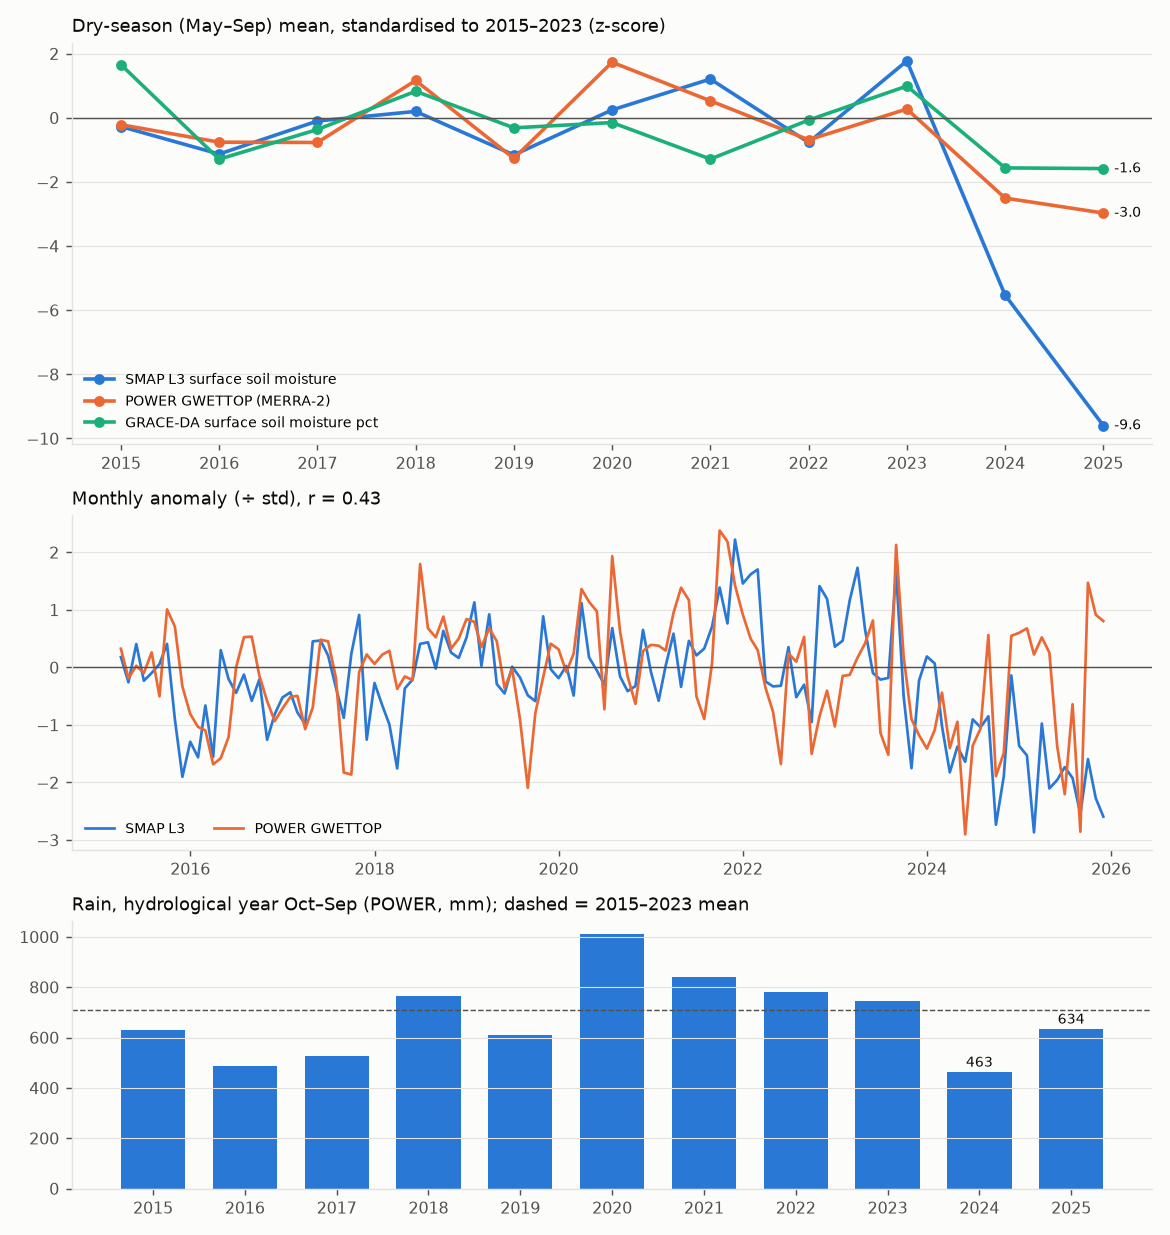

Reproduce this figure in Python.
"""Is the very low 2025 SMAP dry-season soil moisture real? Cross-check against independent NASA data.

    ..\\..\\.venv\\Scripts\\python.exe smap_check.py      (run from this folder, or from agrisim/ with the path)

Needs data/processed/ files; the SMAP flag check also needs the raw AppEEARS SPL3 files
(`data_prep/appeears.py download agrisim_spl3`), and is skipped without them.
Outputs here: yearly_dryseason.csv, monthly_2024_2025.csv, flags_by_year.csv, smap_check.png
"""
import sys
from pathlib import Path

import matplotlib.pyplot as plt
import numpy as np
import pandas as pd
import xarray as xr

HERE = Path(__file__).resolve().parent
sys.path.insert(0, str(HERE.parents[1] / "data_prep"))
from config import PROC, RAW, STUDY_AREA  # noqa: E402

DRY = [5, 6, 7, 8, 9]          # May-Sep
BASE = range(2015, 2024)       # baseline years for anomalies (SMAP record starts 2015-03-31)
YEARS = range(2015, 2026)

# ------------------------------------------------------------------ load
smap = pd.read_parquet(PROC / "smap_l3_daily_area.parquet").set_index("date")
cube = xr.open_dataset(PROC / "smap_l3_daily_9km.nc")
power = pd.read_parquet(PROC / "power_daily_1981_2026.parquet")
imerg = pd.read_parquet(PROC / "imerg_daily_area_mean.parquet")["precip_mm"]
gda = pd.read_parquet(PROC / "grace_da_weekly_2003_2026.parquet")
gda = gda[(gda.lat == 38.875) & (gda.lon == 23.375)].set_index("date")  # the 0.25 deg cell holding the study area
et = pd.read_parquet(PROC / "modis_et_8day_area.parquet").set_index("date")
lst = pd.read_parquet(PROC / "modis_lst_8day_area.parquet").set_index("date")
vi = pd.read_parquet(PROC / "modis_vi_16day_area.parquet").set_index("date")


def dry(s):
    s = s[s.index.month.isin(DRY)]
    return s.groupby(s.index.year)


# ------------------------------------------------------------------ yearly dry-season table
smap_days = smap.sm.dropna().index
pw_on_smap = power.loc[power.index.isin(smap_days)]  # same days as SMAP: removes sampling differences
hy = power.PRECTOTCORR.groupby(np.where(power.index.month >= 10, power.index.year + 1, power.index.year)).sum()
hy_im = imerg.groupby(np.where(imerg.index.month >= 10, imerg.index.year + 1, imerg.index.year)).agg(["sum", "count"])
low = (cube.sm_am.where(cube.in_area == 1) <= 0.03)
cells = cube[["sm_am", "sm_pm"]].where(cube.in_area == 1).to_dataframe().dropna(how="all").reset_index()
cells = cells[cells.time.dt.month.isin(DRY)]
cell_mean = cells.groupby([cells.time.dt.year, "lat", "lon"]).sm_am.mean().unstack(["lat", "lon"])

t = pd.DataFrame({
    "smap_sm": dry(smap.sm).mean(),
    "smap_am": dry(smap.sm_am).mean(),
    "smap_pm": dry(smap.sm_pm).mean(),
    "smap_days": dry(smap.sm).count(),
    "smap_cell_min": cell_mean.min(axis=1),
    "smap_cell_max": cell_mean.max(axis=1),
    "smap_share_le_0.03": (low.where(cube.sm_am.notnull()).to_dataframe(name="v").dropna()
                           .pipe(lambda d: d[d.index.get_level_values("time").month.isin(DRY)])
                           .groupby(lambda i: i[0].year).v.mean()),
    "power_gwettop": dry(power.GWETTOP).mean(),
    "power_gwettop_smapdays": dry(pw_on_smap.GWETTOP).mean(),
    "power_gwetroot": dry(power.GWETROOT).mean(),
    "gracda_sfsm_pct": dry(gda.sfsm_pct).mean(),
    "gracda_rtzsm_pct": dry(gda.rtzsm_pct).mean(),
    "rain_power_octsep_mm": hy,
    "rain_imerg_octsep_mm": hy_im["sum"].where(hy_im["count"] >= 360),
    "rain_power_mjjas_mm": dry(power.PRECTOTCORR).sum(),
    "modis_et_mjjas_mm": dry(et.et_mean).sum(),
    "modis_lst_day_mjjas_c": dry(lst.lst_day_mean).mean(),
    "modis_ndvi_mjjas": dry(vi.ndvi_mean).mean(),
}).loc[list(YEARS)]
t.index.name = "year"
t.round(3).to_csv(HERE / "yearly_dryseason.csv")

z_cols = ["smap_sm", "power_gwettop", "power_gwetroot", "gracda_sfsm_pct", "gracda_rtzsm_pct",
          "rain_power_octsep_mm", "modis_et_mjjas_mm"]
z = (t[z_cols] - t.loc[list(BASE), z_cols].mean()) / t.loc[list(BASE), z_cols].std()
rank = t[z_cols].rank()  # 1 = driest / lowest of 2015-2025

# ------------------------------------------------------------------ monthly anomalies: does SMAP track POWER?
def month_anom(s):
    m = s.resample("MS").mean()
    clim = m[m.index.year.isin(BASE)].groupby(m[m.index.year.isin(BASE)].index.month).mean()
    return m - clim.reindex(m.index.month).values


ma = pd.DataFrame({"smap": month_anom(smap.sm), "gwettop": month_anom(power.GWETTOP),
                   "sfsm_pct": month_anom(gda.sfsm_pct)}).loc["2015-04":"2025-12"]
r_all = ma.smap.corr(ma.gwettop)
r_base = ma.loc[:"2023-12"].smap.corr(ma.loc[:"2023-12"].gwettop)
r_gda = ma.smap.corr(ma.sfsm_pct)
mon = pd.DataFrame({"smap_sm": smap.sm.resample("MS").mean(), "smap_days": smap.sm.resample("MS").count(),
                    "power_gwettop": power.GWETTOP.resample("MS").mean(),
                    "gracda_sfsm_pct": gda.sfsm_pct.resample("MS").mean(),
                    "rain_power_mm": power.PRECTOTCORR.resample("MS").sum()}).loc["2024-01":"2025-12"]
clim = smap.sm[smap.index.year.isin(BASE)]
mon["smap_clim_2015_2023"] = clim.groupby(clim.index.month).mean().reindex(mon.index.month).values
mon.round(3).to_csv(HERE / "monthly_2024_2025.csv")

# ------------------------------------------------------------------ SMAP flags per year (raw files, optional)
flags = None
raws = sorted((RAW / "appeears").glob("agrisim_spl3smp_e*/*.nc"))
if raws:
    ds = xr.concat([xr.open_dataset(f, decode_cf=False, decode_times=False).load() for f in raws], "time")
    tt = pd.Timestamp("2000-01-01") + pd.to_timedelta(ds.time.values.astype("int64"), unit="s")
    w, e, s, n = STUDY_AREA
    sel = dict(lat=ds.lat[(ds.lat + 0.045 > s) & (ds.lat - 0.045 < n)], lon=ds.lon[(ds.lon + 0.045 > w) & (ds.lon - 0.045 < e)])
    fl = ds["Soil_Moisture_Retrieval_Data_AM_retrieval_qual_flag"].sel(**sel)
    df = fl.assign_coords(time=tt).to_dataframe(name="flag").reset_index()
    df = df[df.flag != 65534]
    df = df[df.time.dt.month.isin(DRY)]
    flags = pd.crosstab(df.time.dt.year, df.flag, normalize="index").round(3)
    flags.index.name = "year"
    flags.to_csv(HERE / "flags_by_year.csv")

# ------------------------------------------------------------------ print
pd.set_option("display.width", 200)
print("Dry season (May-Sep) by year\n", t.round(3).T.to_string(), "\n")
print("z-score vs 2015-2023\n", z.round(2).T.to_string(), "\n")
print("rank (1 = lowest of 2015-2025)\n", rank.T.astype(int).to_string(), "\n")
print(f"monthly anomaly correlation SMAP vs POWER GWETTOP: r = {r_all:.2f} (2015-2025), {r_base:.2f} (2015-2023); "
      f"SMAP vs GRACE-DA sfsm pct: r = {r_gda:.2f}\n")
print("Monthly 2024-2025\n", mon.round(3).to_string(), "\n")
if flags is not None:
    print("AM flag shares in the study-area cells, May-Sep (1, 9 = kept)\n", flags.to_string())

# ------------------------------------------------------------------ figure (light, static PNG for the team)
INK, INK2, GRID, SURF = "#0b0b0b", "#52514e", "#e4e3df", "#fcfcfb"
C = {"smap": "#2a78d6", "power": "#eb6834", "gracda": "#1baf7a"}
plt.rcParams.update({"font.size": 9, "axes.edgecolor": GRID, "axes.labelcolor": INK2, "xtick.color": INK2,
                     "ytick.color": INK2, "axes.spines.top": False, "axes.spines.right": False,
                     "figure.facecolor": SURF, "axes.facecolor": SURF})
fig, ax = plt.subplots(3, 1, figsize=(9, 9.5), gridspec_kw={"height_ratios": [1.2, 1, 0.8]})

a = ax[0]
for col, key, lab in (("smap_sm", "smap", "SMAP L3 surface soil moisture"),
                      ("power_gwettop", "power", "POWER GWETTOP (MERRA-2)"),
                      ("gracda_sfsm_pct", "gracda", "GRACE-DA surface soil moisture pct")):
    a.plot(z.index, z[col], color=C[key], lw=2, marker="o", ms=5, label=lab)
    a.annotate(f"{z[col].iloc[-1]:+.1f}", (z.index[-1], z[col].iloc[-1]), xytext=(6, 0), textcoords="offset points",
               va="center", color=INK, fontsize=8)
a.axhline(0, color=INK2, lw=0.8)
a.set_title("Dry-season (May–Sep) mean, standardised to 2015–2023 (z-score)", loc="left", color=INK, fontsize=10)
a.set_xticks(list(YEARS))
a.grid(axis="y", color=GRID, lw=0.6)
a.legend(frameon=False, loc="lower left", fontsize=8)

a = ax[1]
a.plot(ma.index, ma.smap / ma.smap.std(), color=C["smap"], lw=1.5, label="SMAP L3")
a.plot(ma.index, ma.gwettop / ma.gwettop.std(), color=C["power"], lw=1.5, label="POWER GWETTOP")
a.axhline(0, color=INK2, lw=0.8)
a.set_title(f"Monthly anomaly (÷ std), r = {r_all:.2f}", loc="left", color=INK, fontsize=10)
a.grid(axis="y", color=GRID, lw=0.6)
a.legend(frameon=False, loc="lower left", fontsize=8, ncol=2)

a = ax[2]
rain = t.rain_power_octsep_mm
a.bar(rain.index, rain, color=C["smap"], width=0.7)
a.axhline(rain.loc[list(BASE)].mean(), color=INK2, lw=0.8, ls="--")
for y in (2024, 2025):
    a.annotate(f"{rain[y]:.0f}", (y, rain[y]), xytext=(0, 3), textcoords="offset points", ha="center", fontsize=8,
               color=INK)
a.set_title("Rain, hydrological year Oct–Sep (POWER, mm); dashed = 2015–2023 mean", loc="left", color=INK,
            fontsize=10)
a.set_xticks(list(YEARS))
a.grid(axis="y", color=GRID, lw=0.6)
fig.tight_layout()
fig.savefig(HERE / "smap_check.png", dpi=130)
print("wrote", HERE / "smap_check.png")
